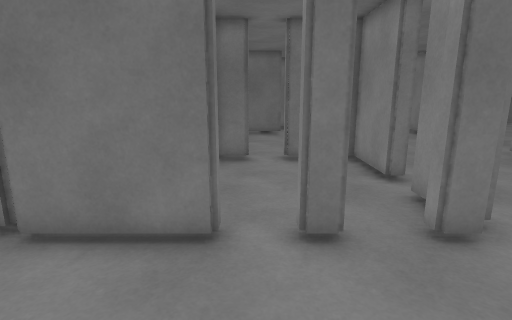
View 1 (above)

19 first-person views from a walk through a Unity game level. The camera is 1.4 m above the floor, tilts 12° down and sees 80° across. The floor is counted in squares, 0.5 m on a side. Each view is taken from the middle of a square. On the plan, view 1 faces up. The plan holds only what a view shows up to about 20 squares ahead; the rest is blank. The place goes on beyond the plan. The player character is not drawn.

View 2
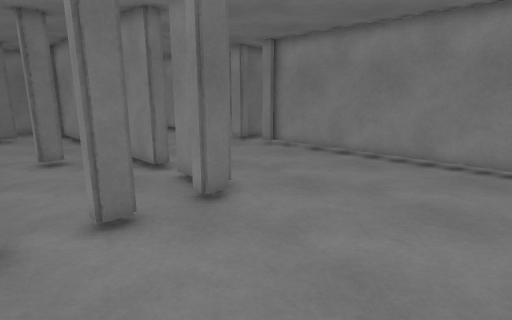

View 3
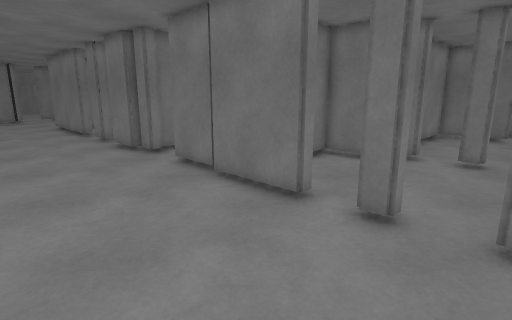

View 4
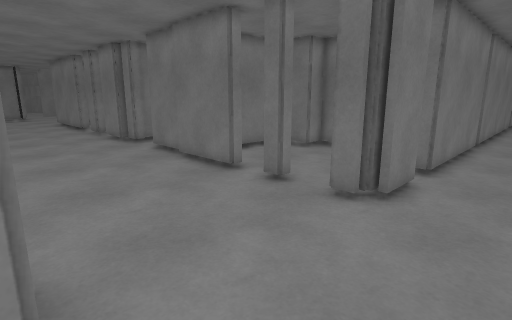

View 5
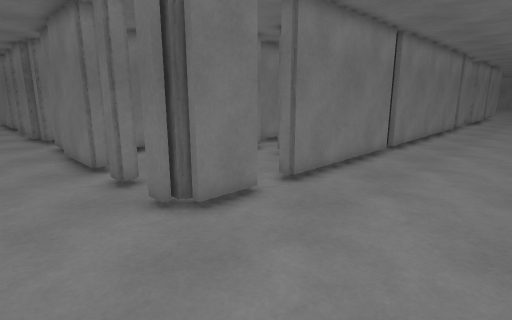

View 6
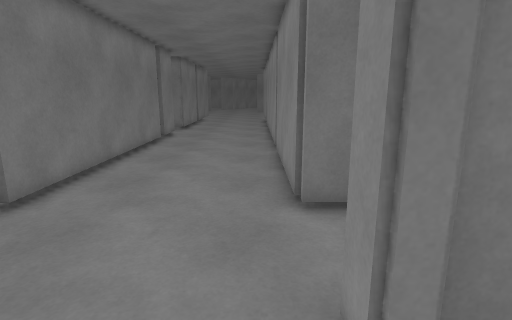

View 7
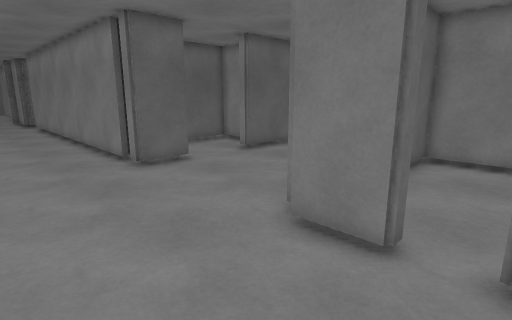

View 8
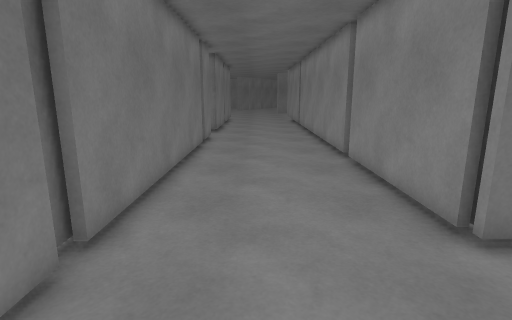

View 9
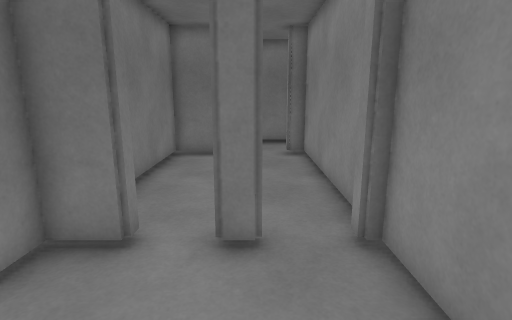

View 10
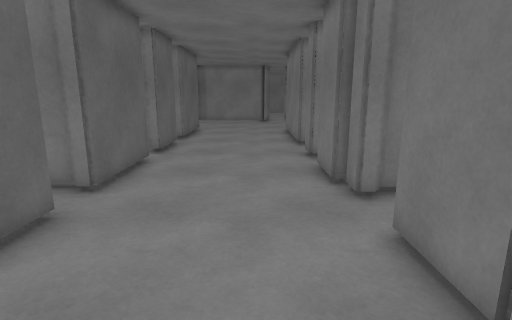

View 11
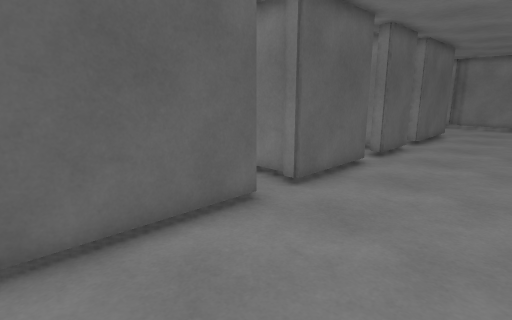

View 12
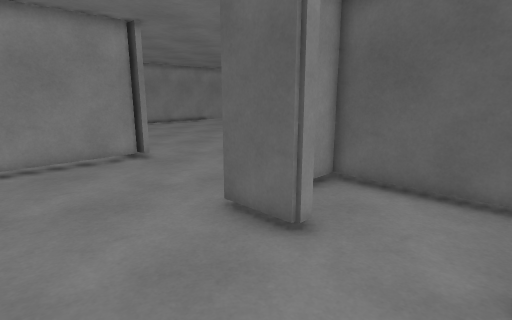

View 13
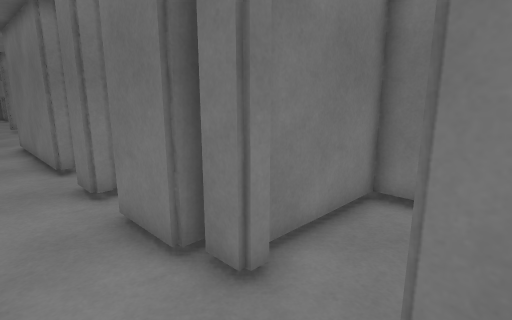

View 14
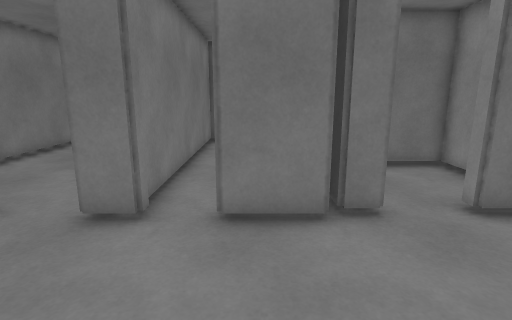

View 15
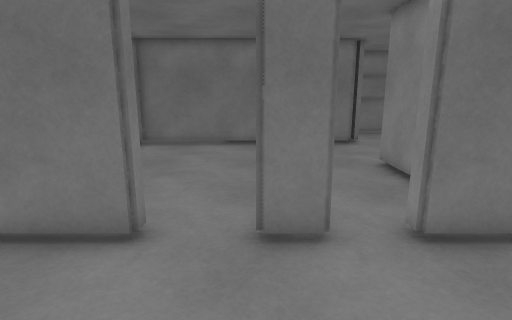

View 16
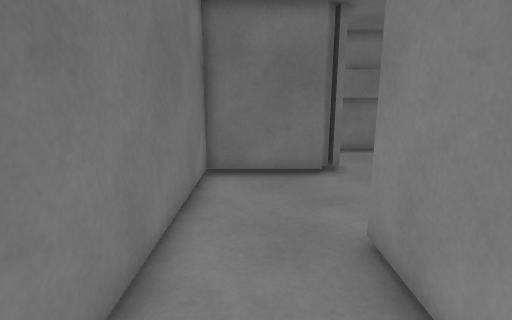

View 17
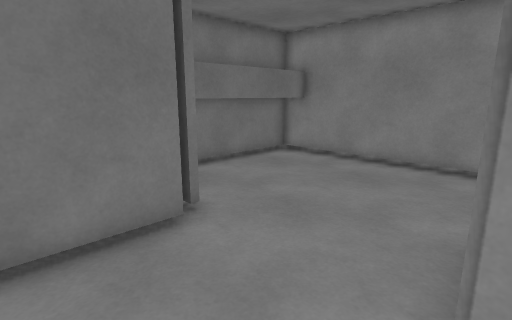

View 18
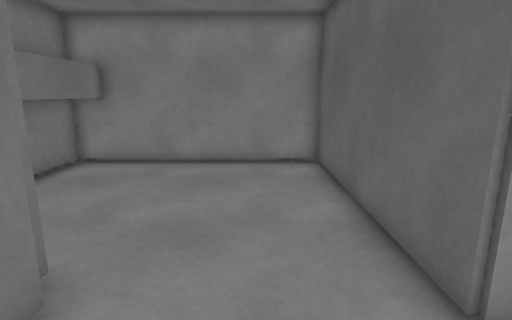

View 19
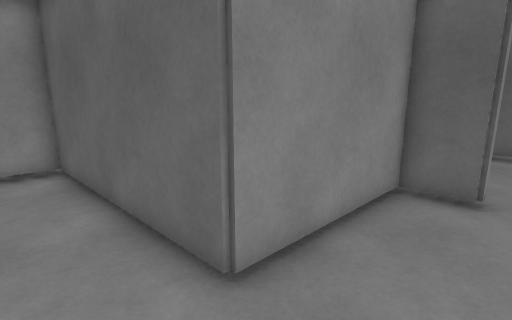

### Floor plan
Ten units are one square. View 1 is at (0, 0); x grows to the right and y downward. Boxes are objects, and circles mark ways between rooms. Rooms are numbered by the first view taken in them; rooms with no view inside come last. Other rooms are left out.
<svg viewBox="-230 -339 369 419">
<path fill="none" stroke="#000" d="M-7 -61 -7 -54 -48 -54M17 -61 17 -54 8 -54 8 -60M44 -54 35 -54 35 -60M46 -65 46 -57 40 -57M43 -82 50 -82 50 -60 44 -60M-49 -57 -78 -57 -78 -64M-56 -94 -56 -110 -78 -110M25 22 25 17 50 17 50 24M-100 -65 -100 -57 -111 -57M50 31 50 75M-92 -110 -104 -110 -104 -65M-113 -54 -139 -54M-88 17 -10 17 -10 22M50 -174 50 -97 43 -97M120 -108 120 -115M-104 17 -104 22M46 -185 46 -178M120 -131 120 -142M124 29 124 -110M-156 -54 -170 -54M-152 17 -106 17 -106 24M120 -186 120 -261M134 -182 121 -182M-193 -61 -193 -54 -225 -54M-200 17 -169 17 -169 24M-225 17 -218 17 -218 24M120 -268 120 -334M50 -304 50 -180M50 -334 50 -310M-3 -138 -3 -131 -18 -131 -18 -119 -41 -119 -41 -61 -24 -61M39 -131 39 -138M43 -149 43 -224M43 -97 43 -131M43 -71 43 -82M19 -224 -18 -224 -18 -152M35 -224 35 -230M39 -260 24 -260M-115 -177 -158 -177 -158 -59M-109 -182 -116 -182M-24 -211 -101 -211M-139 -54 -139 -61 -119 -61 -119 -125 -25 -125 -25 -224M-156 -60 -156 -54M-30 44 -30 60 43 60 43 48"/>
<circle cx="15" cy="-60" r="3" fill="#2a7"/>
<circle cx="45" cy="-90" r="3" fill="#2a7"/>
<circle cx="-145" cy="-40" r="3" fill="#2a7"/>
<circle cx="10" cy="20" r="3" fill="#2a7"/>
<text x="0" y="-60">1</text>
<text x="10" y="-140">2</text>
<text x="-90" y="-150">3</text>
<text x="0" y="40">4</text>
</svg>
Room 1 opens to room 2. Room 1 opens to room 3. Room 1 opens to room 4.

Where each view was taken, in squares from view 1:
view 1: 0 up, 0 right, facing up
view 2: 1 down, 1 left, facing up-right
view 3: 1 down, 4 right, facing up-left
view 4: 2 down, 8 right, facing up-left
view 5: 2 up, 11 right, facing up-left
view 6: 11 up, 11 right, facing up
view 7: 10 up, 10 right, facing down-left
view 8: 13 up, 8 right, facing up
view 9: 8 up, 2 right, facing up
view 10: 3 up, 2 left, facing left
view 11: 4 up, 3 left, facing down-left
view 12: 3 up, 1 left, facing down-right
view 13: 3 up, 7 left, facing up-left
view 14: 1 down, 13 left, facing up
view 15: 0 up, 17 left, facing up
view 16: 7 up, 14 left, facing up
view 17: 12 up, 15 left, facing up-right
view 18: 15 up, 15 left, facing right
view 19: 15 up, 15 left, facing down-right
